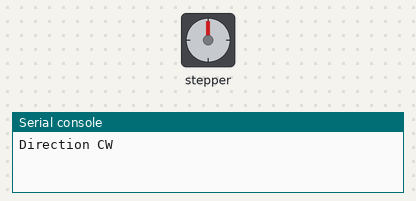
The program below on a simulated MicroPython board. Parts: stepper motor, the last lines printed to the serial console. At 55.9 s the program stops and its outputs stay as they are.

Above: at 0.15 s.
At 39.54 s:
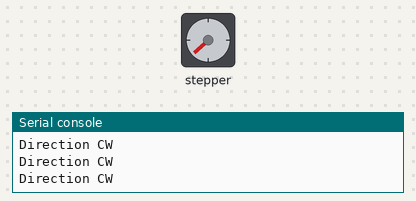
Timing chart, 0 to 40.0 s (numbered marks = the images above):
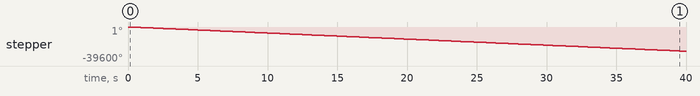

The program:

motor_5.py
```python
from machine import Pin
from time import sleep, sleep_us, ticks_ms

# Motor and distance parameters
steps_per_revolution = 200         # Number of steps per motor revolution
pitch_mm_per_rev = 2.0             # Linear distance per revolution (in mm)
distance_per_step = pitch_mm_per_rev / steps_per_revolution

# Define pins
direction_pin = Pin(20, Pin.OUT)
pulse_pin = Pin(21, Pin.OUT)

# Define directions
cw_direction = 0
ccw_direction = 1

# Set initial direction
direction_pin.value(cw_direction)

# Distance counter
linear_distance = 0.0


def forward():
    direction_pin.value(cw_direction)

    for _ in range(steps_per_revolution):  # Full rotation
        pulse_pin.value(1)
        sleep_us(1000)  # 1 ms pulse
        pulse_pin.value(0)
        sleep_us(500)   # 0.5 ms delay
#         linear_distance += distance_per_step  # Increment distance

def backward():
    direction_pin.value(ccw_direction)

    for _ in range(steps_per_revolution):
        pulse_pin.value(1)
        sleep_us(1000)
        pulse_pin.value(0)
        sleep_us(500)
#         linear_distance += distance_per_step  # Increment distance

## total = 161 mm given 1mm travel distance in width
## total = 235 mm given 1mm travel distance in length
## total = 110 mm given travel distance in z-axis

total_times = 110
sleep_time = 0.2

# Run for 5 seconds
for i in range(total_times):
    print('Direction CW')
    sleep(sleep_time)

    forward()

#     print('Direction CCW')
#     sleep(sleep_time)
#
#     backward()

# print("5 seconds elapsed. Stopping motor...")
# print(f"Total Linear Distance Covered: {linear_distance:.2f} mm")

# Clean up
pulse_pin.value(0)
direction_pin.value(0)
```

Measured:
- by itself, stepper: keeps turning counter-clockwise at about 710°/s
